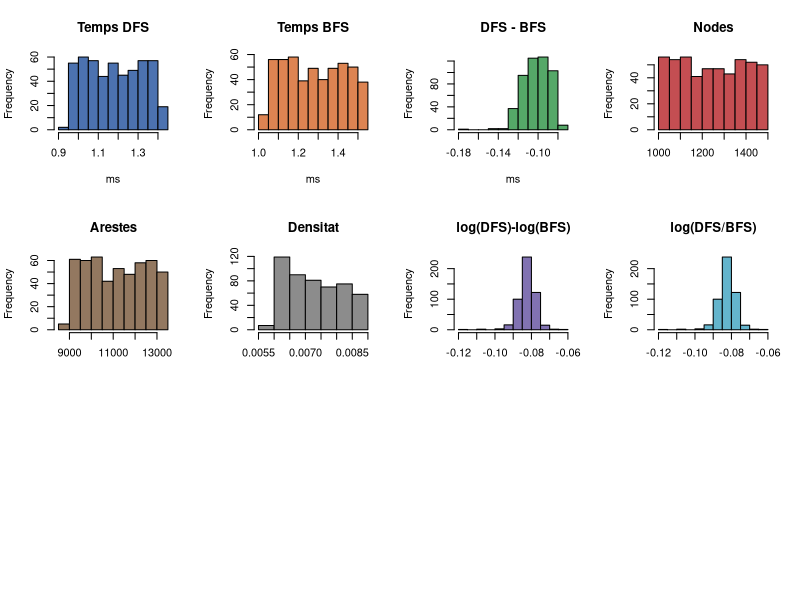
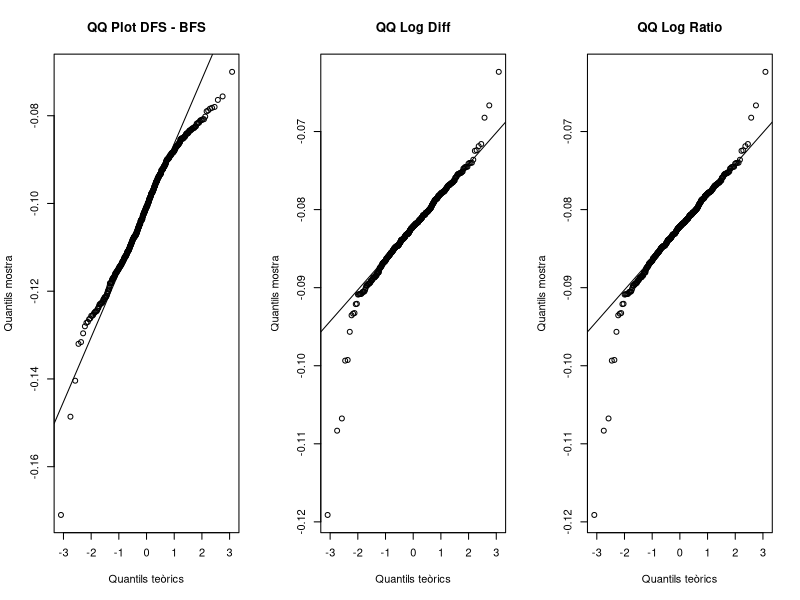
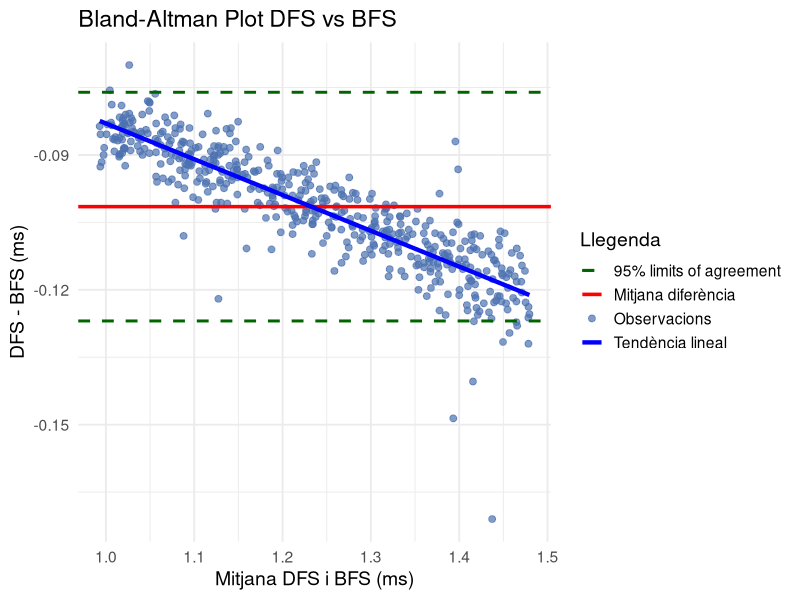
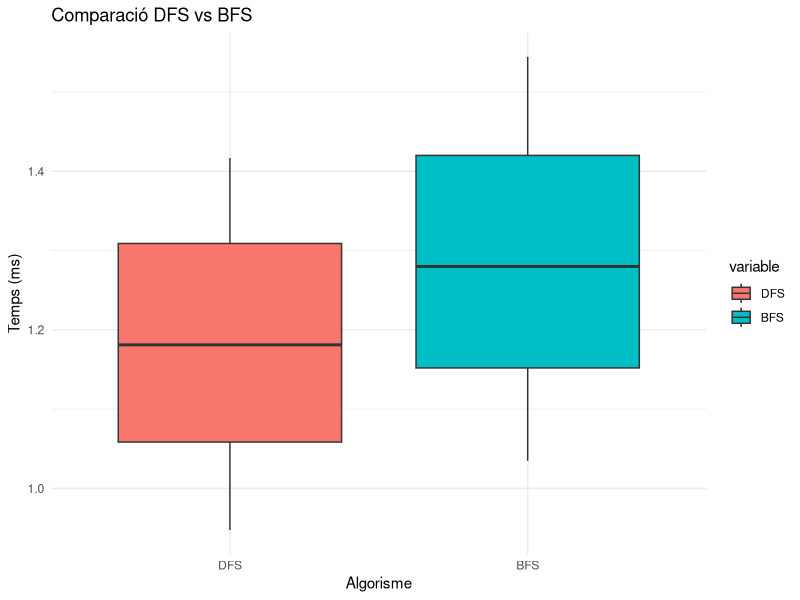

These figures' R source, in order:
# MIT License
#
# Copyright (c) 2026 ケイト
#
# Permission is hereby granted, free of charge, to any person obtaining a copy
# of this software and associated documentation files (the "Software"), to deal
# in the Software without restriction, including without limitation the rights
# to use, copy, modify, merge, publish, distribute, sublicense, and/or sell
# copies of the Software, and to permit persons to do so, subject to the
# following conditions:
#
# The above copyright notice and this permission notice shall be included in all
# copies or substantial portions of the Software.
#
# THE SOFTWARE IS PROVIDED "AS IS", WITHOUT WARRANTY OF ANY KIND, EXPRESS OR
# IMPLIED, INCLUDING BUT NOT LIMITED TO THE WARRANTIES OF MERCHANTABILITY,
# FITNESS FOR A PARTICULAR PURPOSE AND NONINFRINGEMENT. IN NO EVENT SHALL THE
# AUTHORS OR COPYRIGHT HOLDERS BE LIABLE FOR ANY CLAIM, DAMAGES OR OTHER
# LIABILITY, WHETHER IN AN ACTION OF CONTRACT, TORT OR OTHERWISE, ARISING FROM,
# OUT OF OR IN CONNECTION WITH THE SOFTWARE OR THE USE OR OTHER DEALINGS IN THE
# SOFTWARE.

###############################################################
# 0. Càrrega segura de llibreries necessàries
# (només s’instal·len si no estan disponibles)
###############################################################
if (!requireNamespace("ggplot2", quietly = TRUE)) {
  install.packages("ggplot2")
}

if (!requireNamespace("reshape2", quietly = TRUE)) {
  install.packages("reshape2")
}

library(ggplot2)
library(reshape2)

# =========================================================
# Llegir dades dels benchmarks
# =========================================================

data_0 <- read.csv(
  "report_0.csv",
  check.names = FALSE,
  stringsAsFactors = FALSE
)

data_1 <- read.csv(
  "report_1.csv",
  check.names = FALSE,
  stringsAsFactors = FALSE
)

data_2 <- read.csv(
  "report_2.csv",
  check.names = FALSE,
  stringsAsFactors = FALSE
)

data_3 <- read.csv(
  "report_3.csv",
  check.names = FALSE,
  stringsAsFactors = FALSE
)

data_4 <- read.csv(
  "report_4.csv",
  check.names = FALSE,
  stringsAsFactors = FALSE
)

# =========================================================
# Funció auxiliar per detectar columnes
# =========================================================

find_col <- function(pattern, data) {

  cols <- colnames(data)

  m <- grep(
    pattern,
    cols,
    ignore.case = TRUE
  )

  if (length(m) == 0) {
    stop(paste("Columna no trobada:", pattern))
  }

  cols[m[1]]
}

# =========================================================
# Detectar columnes
# =========================================================

graph_name_col <- find_col("Graph Name", data_0)
density_col    <- find_col("Density", data_0)
nodes_col      <- find_col("Node Count", data_0)
edges_col      <- find_col("Edge Count", data_0)
start_node_col <- find_col("Start Node", data_0)

bfs_col <- find_col("BFS Time", data_0)
dfs_col <- find_col("DFS Time", data_0)

# =========================================================
# Construir matrius de temps
# Cada columna = una execució
# =========================================================

bfs_times <- cbind(
  data_0[[bfs_col]],
  data_1[[bfs_col]],
  data_2[[bfs_col]],
  data_3[[bfs_col]],
  data_4[[bfs_col]]
)

dfs_times <- cbind(
  data_0[[dfs_col]],
  data_1[[dfs_col]],
  data_2[[dfs_col]],
  data_3[[dfs_col]],
  data_4[[dfs_col]]
)

# =========================================================
# Calcular mitjanes. Per reduir soroll de dades i suavitzar
# variabilitat
# =========================================================

bfs_mean <- rowMeans(
  bfs_times,
  na.rm = TRUE
)

dfs_mean <- rowMeans(
  dfs_times,
  na.rm = TRUE
)

# =========================================================
# Crear dataset final
# =========================================================

paired <- data_0

paired$BFS_Mean <- bfs_mean
paired$DFS_Mean <- dfs_mean

# =========================================================
# Diferència directa
# Negatiu -> DFS més ràpid
# =========================================================

paired$Diff <-
  paired$DFS_Mean -
  paired$BFS_Mean

# =========================================================
# Diferència de logaritmes
# =========================================================

paired$Log_Diff <-
  log(paired$DFS_Mean) -
  log(paired$BFS_Mean)

# =========================================================
# Logaritme del ratio
# =========================================================

paired$Log_Ratio <-
  log(
    paired$DFS_Mean /
    paired$BFS_Mean
  )

# =========================================================
# Ratio original
# < 1 -> DFS més ràpid
# =========================================================

paired$Ratio <-
  paired$DFS_Mean /
  paired$BFS_Mean

# =========================================================
# Eliminar files amb NA
# =========================================================

paired <- paired[
  !is.na(paired$BFS_Mean) &
  !is.na(paired$DFS_Mean),
]

cat(
  "Observacions aparellades:",
  nrow(paired),
  "\n"
)

# =========================================================
# Estadística descriptiva
# =========================================================

paired$Mean_Time <-
  (
    paired$DFS_Mean +
    paired$BFS_Mean
  ) / 2

paired$Diff_Time <-
  paired$DFS_Mean -
  paired$BFS_Mean

mean_diff <- mean(paired$Diff_Time)
sd_diff <- sd(paired$Diff_Time)

upper_limit <- mean_diff + 1.96 * sd_diff
lower_limit <- mean_diff - 1.96 * sd_diff

cat("\n=============================\n")
cat("MITJANES GLOBALS\n")
cat("=============================\n")

cat(
  "DFS Mean:",
  mean(paired$DFS_Mean),
  "ms\n"
)

cat(
  "BFS Mean:",
  mean(paired$BFS_Mean),
  "ms\n"
)

cat(
  "Diff Mean:",
  mean(paired$Diff),
  "ms\n"
)

cat(
  "DFS SD:",
  sd(paired$DFS_Mean),
  "ms\n"
)

cat(
  "BFS SD:",
  sd(paired$BFS_Mean),
  "ms\n"
)

cat(
  "Diff SD:",
  sd(paired$Diff),
  "ms\n"
)

cat(
  "Mean Ratio DFS/BFS:",
  mean(paired$Ratio),
  "\n"
)

# =========================================================
# T-TESTS
# =========================================================

cat("\n=============================\n")
cat("PAIRED T-TEST\n")
cat("=============================\n")

print(
  t.test(
    paired$DFS_Mean,
    paired$BFS_Mean,
    paired = TRUE,
    conf.level = 0.95
  )
)

cat("\n=============================\n")
cat("PAIRED T-TEST LOGS\n")
cat("=============================\n")

print(
  t.test(
    log(paired$DFS_Mean),
    log(paired$BFS_Mean),
    paired = TRUE,
    conf.level = 0.95
  )
)

# =========================================================
# HISTOGRAMES
# =========================================================

png(
  "histograms.png",
  width = 1800,
  height = 1200
)

par(mfrow = c(3, 4))

# =========================================================
# Temps originals
# =========================================================

hist(
  paired$DFS_Mean,
  col = "#4C72B0",
  main = "Temps DFS",
  xlab = "ms"
)

hist(
  paired$BFS_Mean,
  col = "#DD8452",
  main = "Temps BFS",
  xlab = "ms"
)

hist(
  paired$Diff,
  col = "#55A868",
  main = "DFS - BFS",
  xlab = "ms"
)

# =========================================================
# Característiques graf
# =========================================================

hist(
  paired[[nodes_col]],
  col = "#C44E52",
  main = "Nodes",
  xlab = ""
)

hist(
  paired[[edges_col]],
  col = "#937860",
  main = "Arestes",
  xlab = ""
)

hist(
  paired[[density_col]],
  col = "#8C8C8C",
  main = "Densitat",
  xlab = ""
)

# =========================================================
# Diferència logs
# =========================================================

hist(
  paired$Log_Diff,
  col = "#8172B2",
  main = "log(DFS)-log(BFS)",
  xlab = ""
)

hist(
  paired$Log_Ratio,
  col = "#64B5CD",
  main = "log(DFS/BFS)",
  xlab = ""
)

dev.off()

# =========================================================
# QQ Plots
# =========================================================

png(
  "qqplots.png",
  width = 3000,
  height = 1200,
  res = 300
)

par(mfrow = c(1, 3))

qqnorm(
  paired$Diff,
  main = "QQ Plot DFS - BFS",
  ylab = "Quantils mostra",
  xlab = "Quantils teòrics"
)

qqline(paired$Diff)

qqnorm(
  paired$Log_Diff,
  main = "QQ Log Diff",
  ylab = "Quantils mostra",
  xlab = "Quantils teòrics"
)

qqline(paired$Log_Diff)

qqnorm(
  paired$Log_Ratio,
  main = "QQ Log Ratio",
  ylab = "Quantils mostra",
  xlab = "Quantils teòrics"
)

qqline(paired$Log_Ratio)

dev.off()

# =========================================================
# Bland-Altman Plot with ggplot2
# =========================================================


png(
  "bland_altman.png",
  width = 1000,
  height = 700
)

ggplot(
  paired,
  aes(
    x = Mean_Time,
    y = Diff_Time
  )
) +

  # =====================================================
  # Scatter points
  # =====================================================

  geom_point(
    aes(color = "Observacions"),
    alpha = 0.7,
    size = 2
  ) +

  # =====================================================
  # Mean difference
  # =====================================================

  geom_hline(
    aes(
      yintercept = mean_diff,
      color = "Mitjana diferència"
    ),
    linewidth = 1.2
  ) +

  # =====================================================
  # Upper agreement limit
  # =====================================================

  geom_hline(
    aes(
      yintercept = upper_limit,
      color = "95% limits of agreement"
    ),
    linetype = "dashed",
    linewidth = 1
  ) +

  # =====================================================
  # Lower agreement limit
  # =====================================================

  geom_hline(
    aes(
      yintercept = lower_limit,
      color = "95% limits of agreement"
    ),
    linetype = "dashed",
    linewidth = 1
  ) +

  # =====================================================
  # Regression line
  # =====================================================

  geom_smooth(
    aes(color = "Tendència lineal"),
    method = "lm",
    se = FALSE,
    linewidth = 1.5
  ) +

  # =====================================================
  # Labels
  # =====================================================

  labs(
    title = "Bland-Altman Plot DFS vs BFS",
    x = "Mitjana DFS i BFS (ms)",
    y = "DFS - BFS (ms)",
    color = "Llegenda"
  ) +

  # =====================================================
  # Custom colors
  # =====================================================

  scale_color_manual(
    values = c(
      "Observacions" = "#4C72B0",
      "Mitjana diferència" = "red",
      "95% limits of agreement" = "darkgreen",
      "Tendència lineal" = "blue"
    )
  ) +

  # =====================================================
  # Theme
  # =====================================================

  theme_minimal(base_size = 14)

dev.off()

# =========================================================
# BOXPLOT
# =========================================================

plot_data <- data.frame(
  DFS = paired$DFS_Mean,
  BFS = paired$BFS_Mean
)

melted <- melt(plot_data)

png(
  "boxplot.png",
  width = 800,
  height = 600
)

ggplot(
  melted,
  aes(
    x = variable,
    y = value,
    fill = variable
  )
) +
  geom_boxplot() +
  labs(
    title = "Comparació DFS vs BFS",
    x = "Algorisme",
    y = "Temps (ms)"
  ) +
  theme_minimal()

dev.off()

# =========================================================
# Exportar resultats
# =========================================================

write.csv(
  paired,
  "paired_results.csv",
  row.names = FALSE
)

cat("\nFitxers generats:\n")
cat("- qqplots.png\n")
cat("- boxplot.png\n")
cat("- histograms.png\n")
cat("- bland_altman.png\n")
cat("- paired_results.csv\n")
